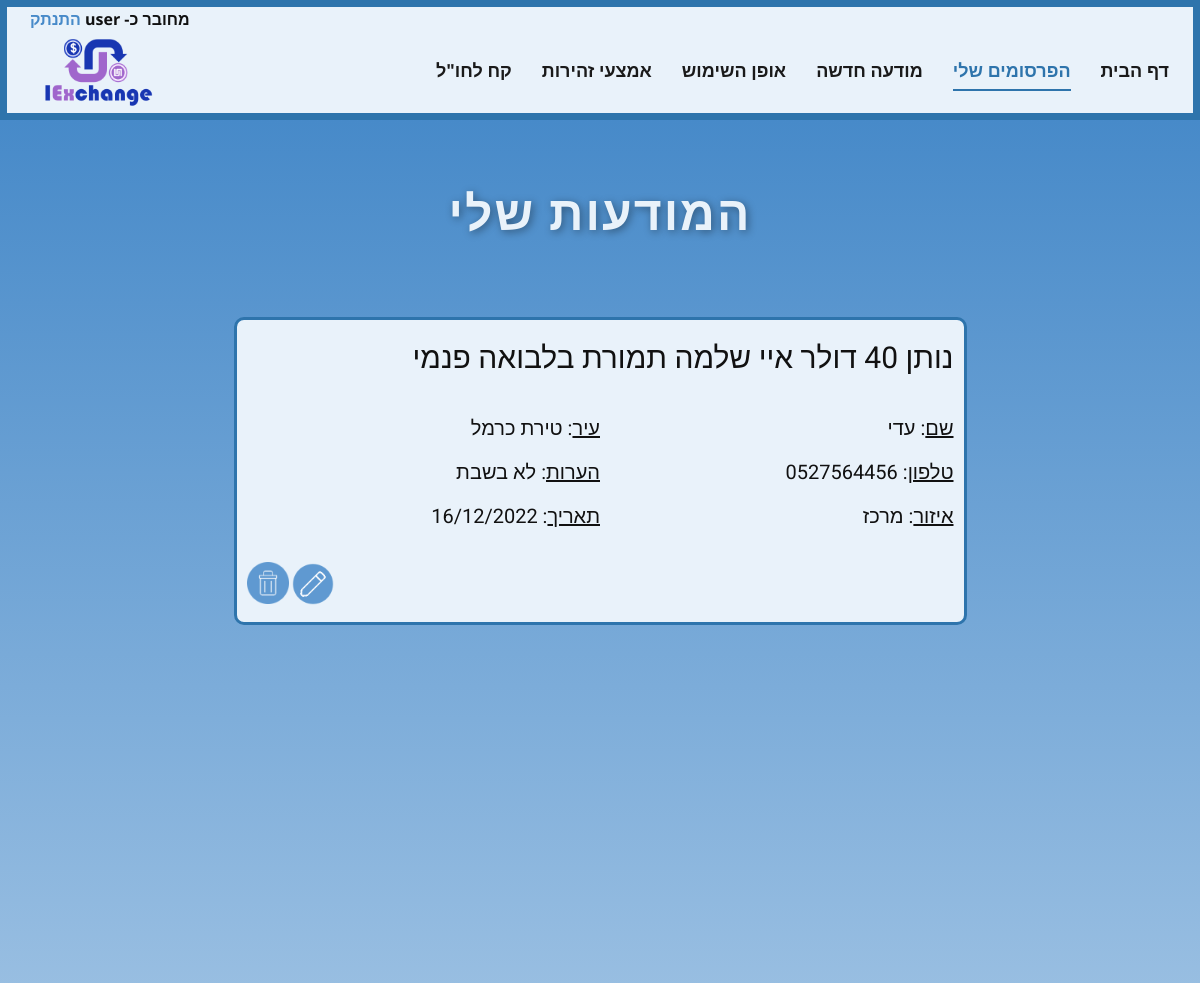
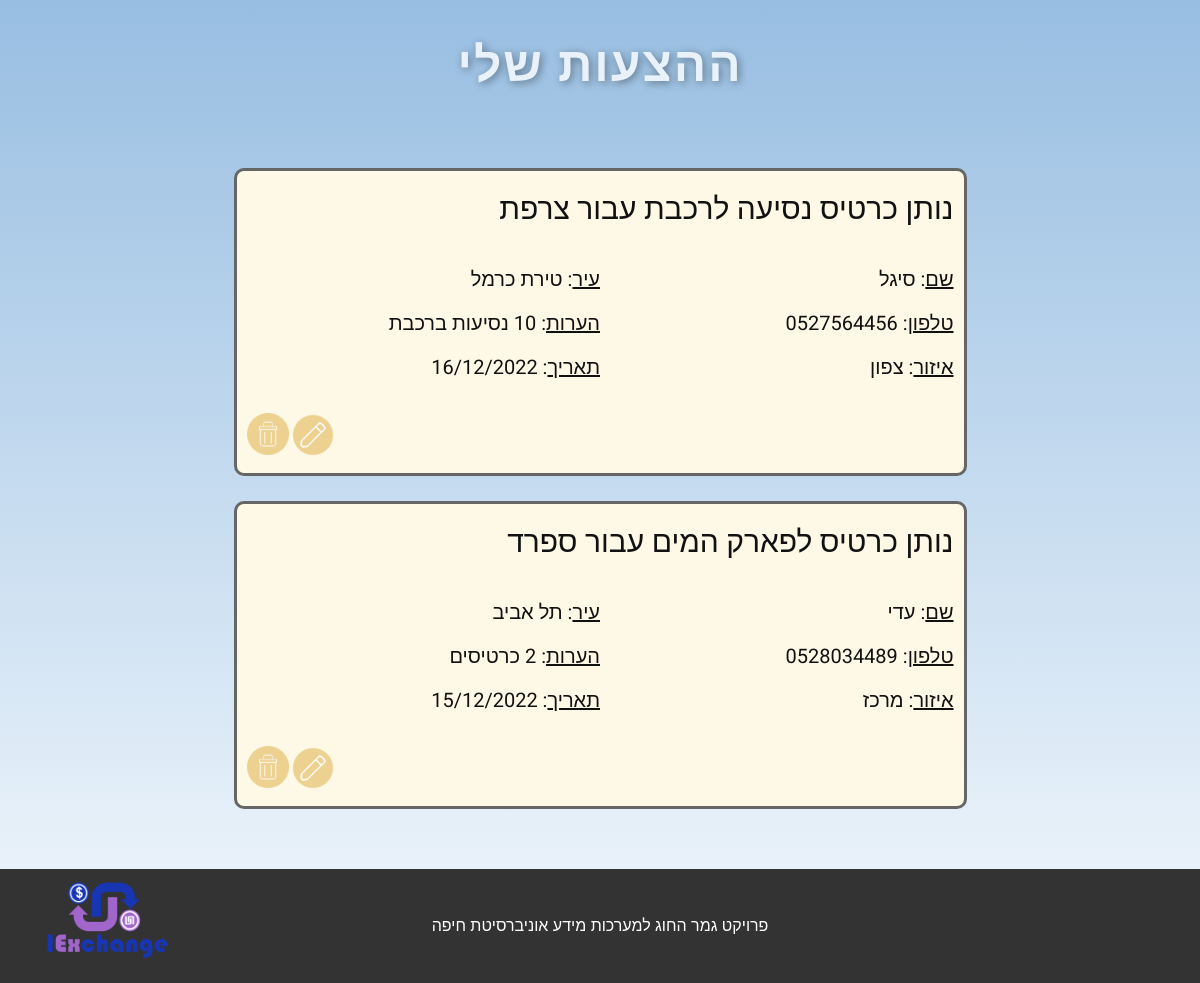
/main/personal_post (signed in), run on an earlier commit of the app's database (2 pictures, top to bottom).
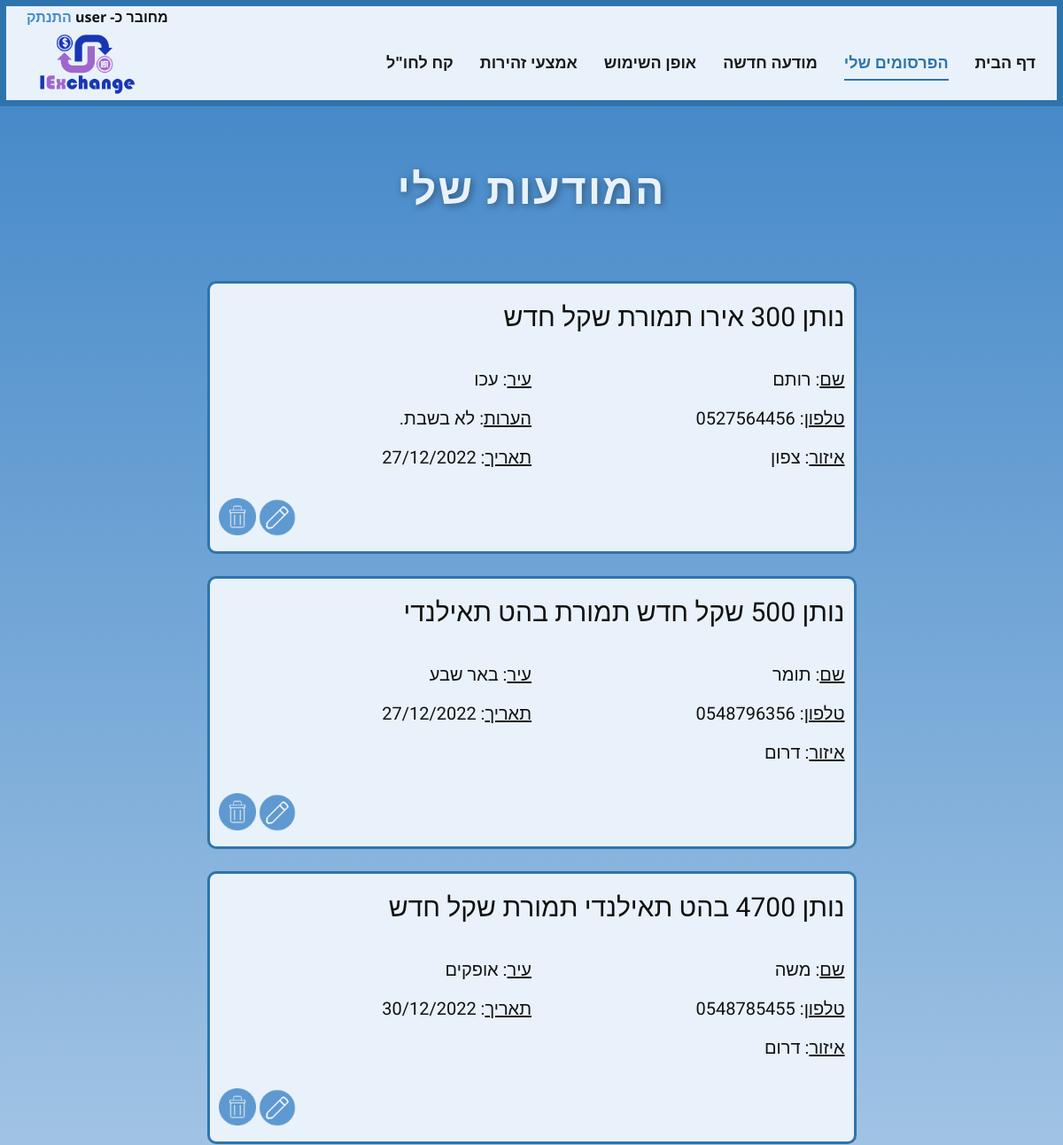
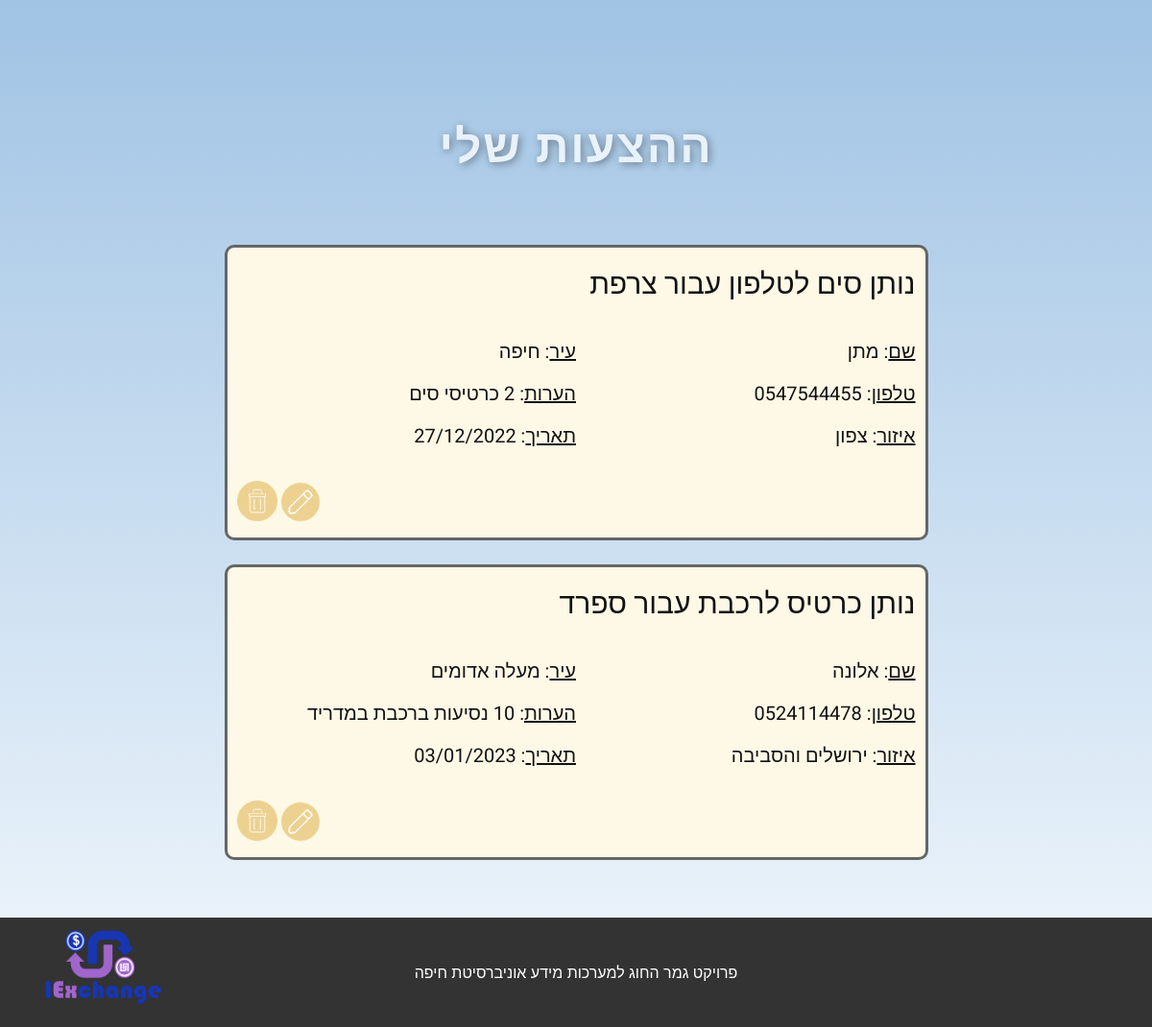
And on a later commit of the database (2 pictures, top to bottom).
### main/models.py (models this page shows, shortened)
class Post(models.Model):
    user = models.CharField(max_length=40, default='admin')
    name = models.TextField(max_length=20)
    phone_number = models.TextField(default=None, blank=True, null=True, max_length=10)
    cur_to_get = models.CharField(blank=True, max_length=100)
    cur_to_give = models.CharField(blank=True, max_length=100)
    amount = models.IntegerField()
    area =  models.CharField(blank=True, max_length=100)
    city = models.TextField(max_length=40)
    comment = models.TextField(default=None, blank=True, null=True, max_length=200)
    created_date = models.DateField()

class Offer(models.Model):
    user = models.CharField(max_length=40, default='admin')
    name = models.TextField(max_length=20)
    phone_number = models.TextField(default=None, blank=True, null=True, max_length=10)
    country = models.CharField(blank=True, max_length=100)
    my_offer = models.TextField(default=None, blank=True, null=True, max_length=200)
    area =  models.CharField(blank=True, max_length=100)
    city = models.TextField(max_length=40)
    comment = models.TextField(default=None, blank=True, null=True, max_length=200)
    created_date = models.DateField()

### main/views.py (the view)
# urls.py: path('personal_post', views.personal_post, name='personal_post'),
def personal_post(request):
    posts = Post.objects.filter(user=str(request.user))
    offers = Offer.objects.filter(user=str(request.user))
    context = {'posts': posts, 'offers': offers}
    return render(request, 'main/personal_post.html', context)

### main/templates/main/personal_post.html (shortened to what the changed rows need)
<!DOCTYPE html>
{% load static %}
<html style="font-size: 16px;" lang="en"><head>
    <link rel="stylesheet" href="{% static '/main/css/nicepage.css' %}" media="screen">
<link rel="stylesheet" href="{% static '/main/css/personal_post.css' %}" media="screen">
  </head>
  <body class="u-body u-xl-mode" data-lang="en">
    <section class="u-align-center u-clearfix u-gradient u-section-1" id="sec-ac62">
      <div class="u-clearfix u-sheet u-sheet-1">
        {% if posts %}
        <h2 class="u-align-center u-text u-text-default u-text-palette-1-light-3 u-text-1">המודעות שלי</h2>
        {% else %}
        <h2 class="u-align-center u-text u-text-default u-text-palette-1-light-3 u-text-1">אין מודעות להצגה</h2>
        {% endif %}
        <div class="u-align-center u-list u-list-1">
          <div class="u-repeater u-repeater-1">
            {% for post in posts.all %}
            <div class="u-border-3 u-border-custom-color-4 u-container-style u-hover-feature u-list-item u-palette-1-light-3 u-radius-10 u-repeater-item u-shape-round u-list-item-1" style="text-align: right;">
              <div class="u-container-layout u-similar-container u-valign-bottom u-container-layout-1">
                <h3> נותן {{ post.amount }} {{ post.cur_to_give }} תמורת {{ post.cur_to_get }} </h3>
                <div style="width: 100%; display: table;">
                  <div style="display: table-row; height: 100px;">
                      <div dir="rtl" style="width: 50%; display: table-cell;">
                        <h5><ins>עיר</ins>: {{ post.city }}</h5>
                        {% if post.comment %}
                        <h5><ins>הערות</ins>: {{ post.comment }}<h5>
                        {% endif %}
                        <h5><ins>תאריך</ins>: {{ post.created_date }}<h5>
                      </div>
                      <div dir="rtl" style="display: table-cell;">
                        <h5><ins>שם</ins>: {{ post.name }} </h5>
                        <h5><ins>טלפון</ins>: {{ post.phone_number }}</h5>
                        <h5><ins>איזור</ins>: {{ post.area }}</h5>
                      </div>
                  </div>
              </div>
                <a href={% url 'delete_post' post.pk %} class="u-border-hover-palette-2-base u-border-none u-btn u-button-style u-none u-btn-1"><span class="u-file-icon u-icon u-opacity u-opacity-85 u-text-palette-1-base u-icon-1"><img src="{% static 'main/images/delete.png' %}" alt=""></span>
                </a>
                <a href={% url 'update_post' post.pk %} class="u-border-hover-palette-3-base u-border-none u-btn u-button-style u-none u-text-palette-1-base u-btn-2"><span class="u-file-icon u-icon u-opacity u-opacity-85 u-text-palette-1-base u-icon-2"><img src="{% static 'main/images/edit.png' %}" alt=""></span>
                </a>
              </div>
            </div>
            {% endfor %}
          </div>
        </div>
      </div>
      <div class="u-clearfix u-sheet u-sheet-1">
        {% if offers %}
        <h2 class="u-align-center u-text u-text-default u-text-palette-1-light-3 u-text-1">ההצעות שלי</h2>
        {% else %}
        <h2 class="u-align-center u-text u-text-default u-text-palette-1-light-3 u-text-1">אין הצעות להצגה</h2>
        {% endif %}
        <div class="u-align-center u-list u-list-1">
          <div class="u-repeater u-repeater-1">
            {% for offer in offers.all %}
            <div class="u-align-center u-border-3 u-border-grey-60 u-container-style u-hover-feature u-list-item u-palette-3-light-3 u-radius-10 u-repeater-item u-shape-round u-list-item-1" style="text-align: right;">
              <div class="u-container-layout u-similar-container u-valign-bottom u-container-layout-1">
                <h3> נותן {{ offer.my_offer }} עבור {{ offer.country }} </h3>
                <div style="width: 100%; display: table;">
                  <div style="display: table-row; height: 100px;">
                      <div dir="rtl" style="width: 50%; display: table-cell;">
                        <h5><ins>עיר</ins>: {{ offer.city }}</h5>
                        {% if offer.comment %}
                        <h5><ins>הערות</ins>: {{ offer.comment }}<h5>
                        {% endif %}
                        <h5><ins>תאריך</ins>: {{ offer.created_date }}<h5>
                      </div>
                      <div dir="rtl" style="display: table-cell;">
                        <h5><ins>שם</ins>: {{ offer.name }} </h5>
                        <h5><ins>טלפון</ins>: {{ offer.phone_number }}</h5>
                        <h5><ins>איזור</ins>: {{ offer.area }}</h5>
                      </div>
                  </div>
              </div>
                <a href={% url 'delete_offer' offer.pk %} class="u-border-hover-palette-2-base u-border-none u-btn u-button-style u-none u-btn-1"><span class="u-file-icon u-icon u-opacity u-opacity-85 u-text-palette-1-base u-icon-1"><img src="{% static 'main/images/delete_offer.png' %}" alt=""></span>
                </a>
                <a href={% url 'update_offer' offer.pk %} class="u-border-hover-palette-3-base u-border-none u-btn u-button-style u-none u-text-palette-1-base u-btn-2"><span class="u-file-icon u-icon u-opacity u-opacity-85 u-text-palette-1-base u-icon-2"><img src="{% static 'main/images/edit_offer.png' %}" alt=""></span>
                </a>
              </div>
            </div>
            {% endfor %}
          </div>
        </div>
      </div>
    </section>
</body></html>

What changed in the data, as far as the page shows it:
removed Post: cur_to_give "דולר איי שלמה", cur_to_get "בלבואה פנמי", city "טירת כרמל", comment "לא בשבת", created_date "16/12/2022", name "עדי", phone_number "0527564456", area "מרכז"
removed Offer: my_offer "כרטיס נסיעה לרכבת", country "צרפת", city "טירת כרמל", comment "10 נסיעות ברכבת", created_date "16/12/2022", name "סיגל", phone_number "0527564456", area "צפון"
removed Offer: my_offer "כרטיס לפארק המים", country "ספרד", city "תל אביב", comment "2 כרטיסים", created_date "15/12/2022", name "עדי", phone_number "0528034489", area "מרכז"
added Post: cur_to_give "אירו", cur_to_get "שקל חדש", city "עכו", comment "לא בשבת.", created_date "27/12/2022", name "רותם", phone_number "0527564456", area "צפון"
added Post: cur_to_give "שקל חדש", cur_to_get "בהט תאילנדי", city "באר שבע", created_date "27/12/2022", name "תומר", phone_number "0548796356", area "דרום"
added Post: cur_to_give "בהט תאילנדי", cur_to_get "שקל חדש", city "אופקים", created_date "30/12/2022", name "משה", phone_number "0548785455", area "דרום"
added Offer: my_offer "סים לטלפון", country "צרפת", city "חיפה", comment "2 כרטיסי סים", created_date "27/12/2022", name "מתן", phone_number "0547544455", area "צפון"
added Offer: my_offer "כרטיס לרכבת", country "ספרד", city "מעלה אדומים", comment "10 נסיעות ברכבת במדריד", created_date "03/01/2023", name "אלונה", phone_number "0524114478", area "ירושלים והסביבה"
